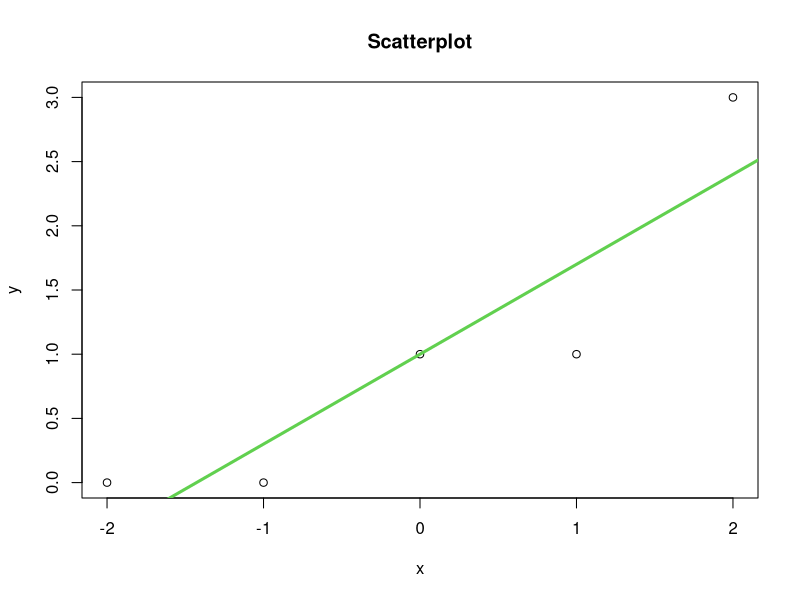

Generate this figure with R:

clc <- function(){
  cat("\014")
}

clc()

rm(list = ls())

x = c(-2, -1, 0, 1, 2)
y = c(0, 0, 1, 1, 3)

plot(x, y, main = "Scatterplot")

mod = lm(y ~ x)

summary(mod)

mod$coefficients
abline(mod, col = 3, lwd = 3)